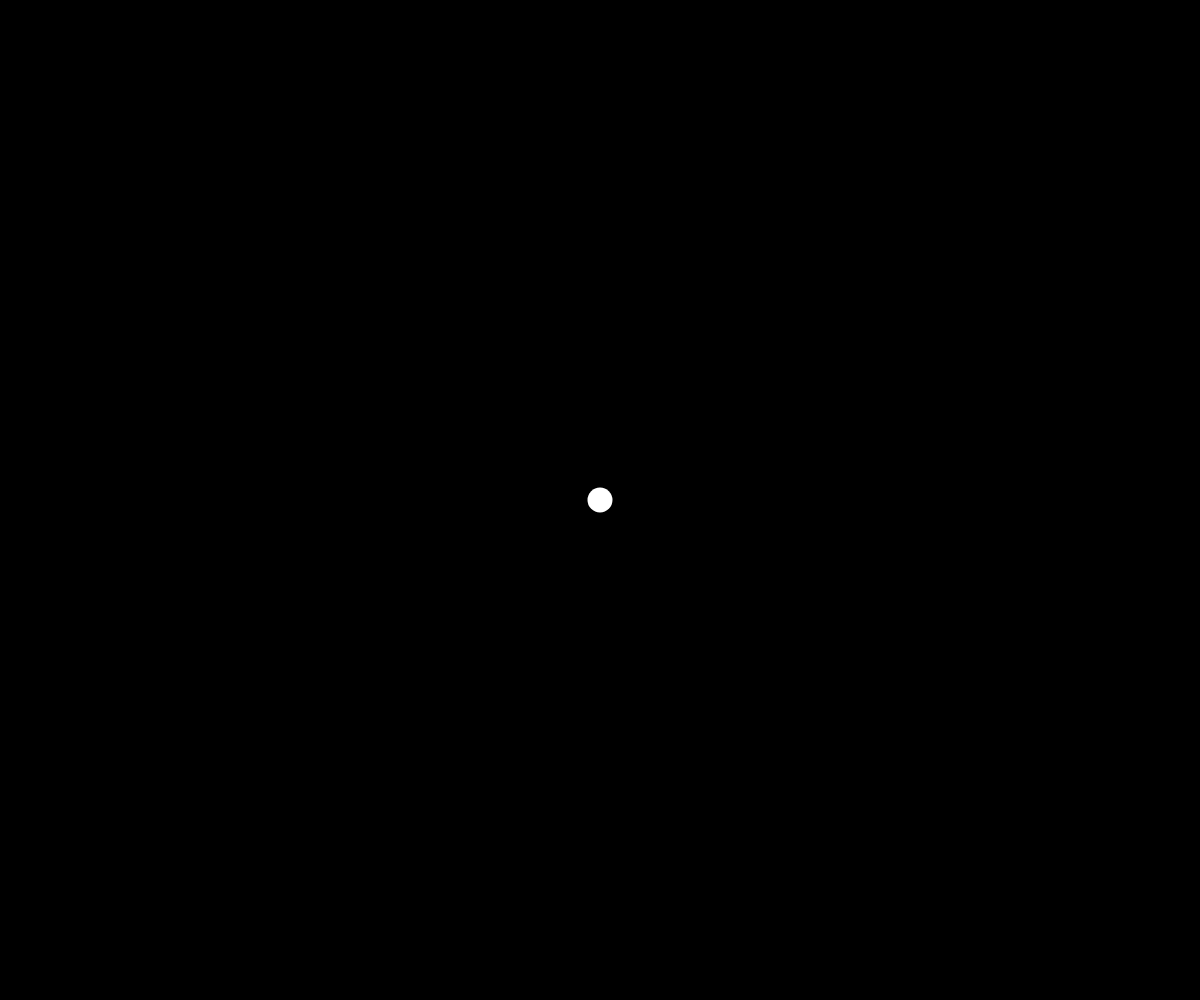
Frame 1 (no input)
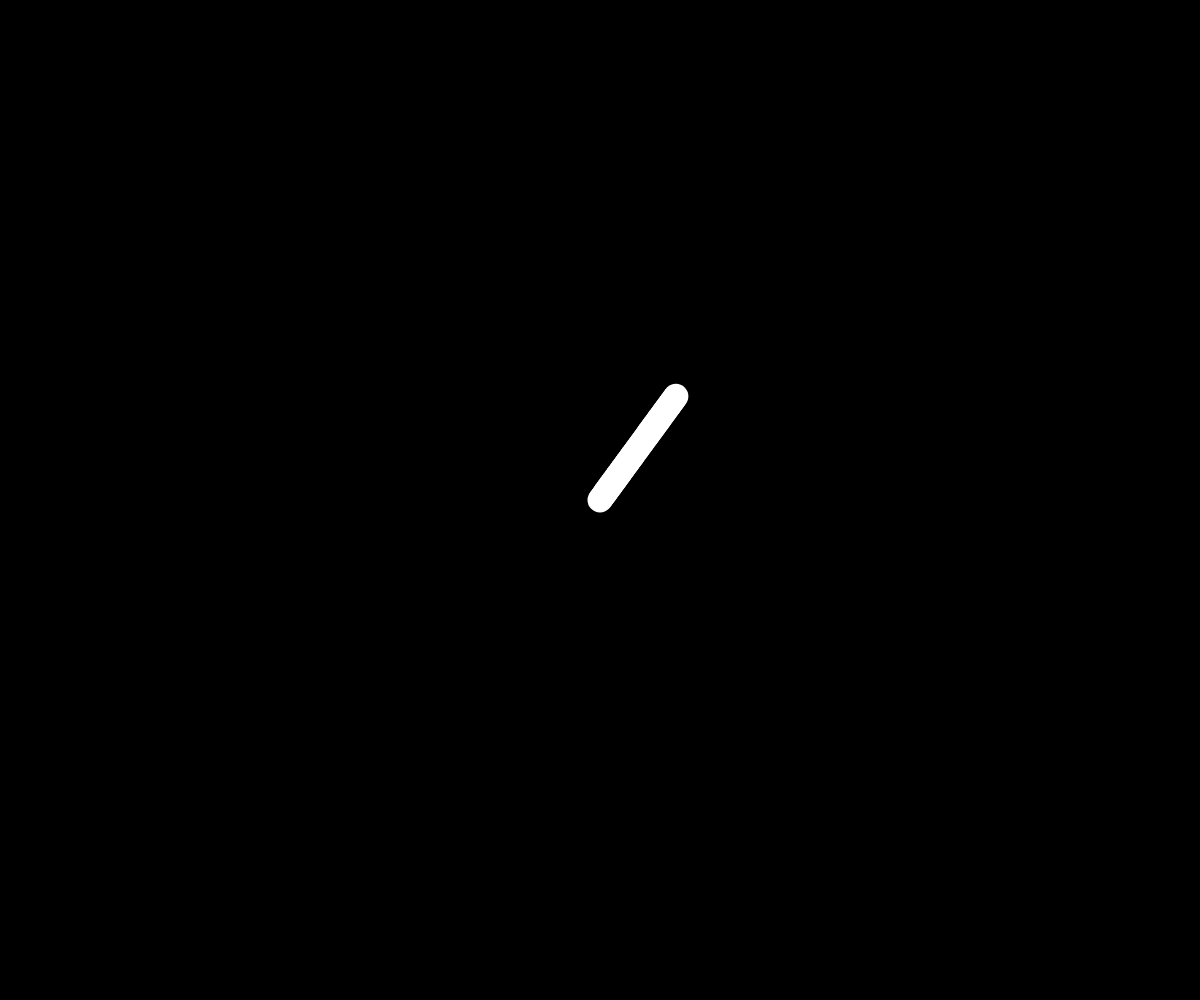
Frame 60 (no input)
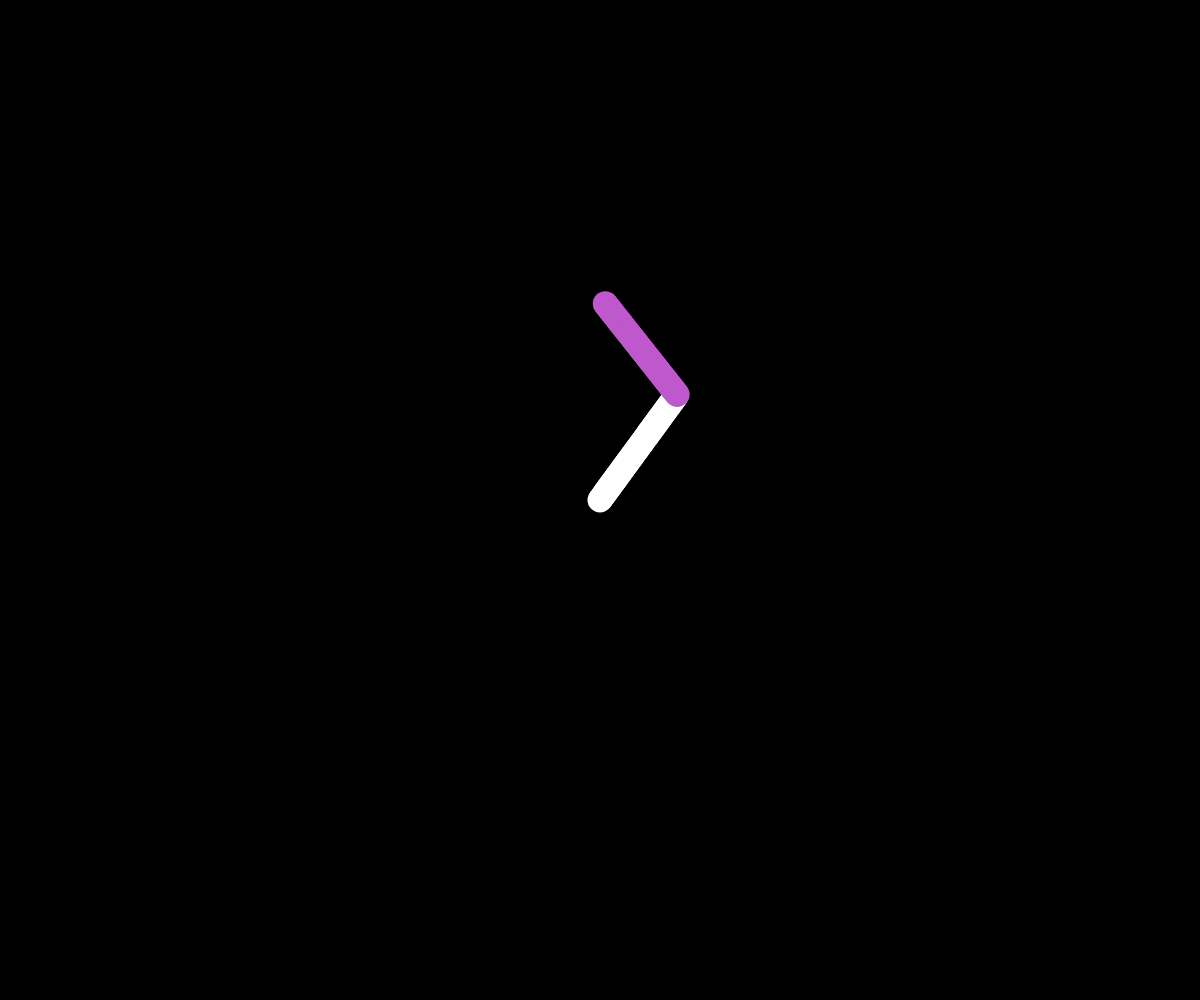
Frame 120 (the mouse pressed at the canvas centre since frame 60)

The p5.js sketch that drew these frames (run headless with seeded random() and noise() and a simulated clock; from frame 60 on, the mouse is pressed at the canvas centre):

// p5.js sketch
// ── sketch.js
// Project Title
// Your Name
// Date
//
// Extra for Experts:
// - describe what you did to take this project "above and beyond"

let x, y;
let xSpeed, ySpeed;

function setup() {
  createCanvas(windowWidth, windowHeight);
  x = width/2;
  y = height/2;
  xSpeed = random(-3,3);
  ySpeed = random(-3,3);
  background(0);
  noStroke();
}

function draw() {
  //background(255);
  ellipse(x,y,25,25);
  x += xSpeed;
  y += ySpeed;
  //fill(random(255),random(255),random(255))

  if(x < 0 || x > width) {
    xSpeed *= -1;
  }
  if (y < 0 || y > height) {
    ySpeed *= -1;
  }
}

function mousePressed(){
  fill(random(255),random(255),random(255));
  xSpeed = random(-3,3);
  ySpeed = random(-3,3);
}

function mouseReleased(){
  fill(random(255),random(255),random(255));
}
